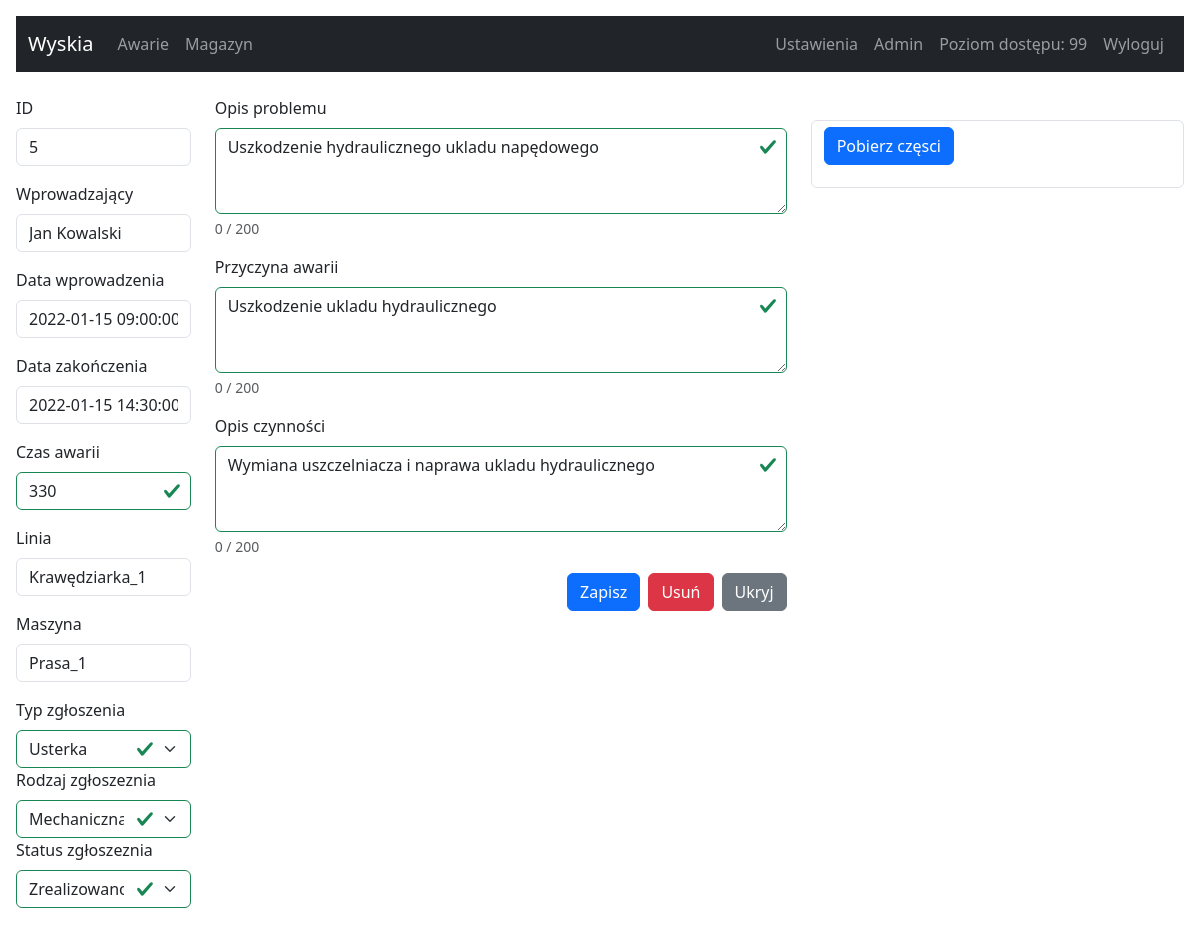
Screenshot of /management-failure?id=5 (signed in) with the database file from the repository.
### tables this page shows
CREATE TABLE users (
		id INTEGER NOT NULL, 
		login VARCHAR(140), 
		password VARCHAR(140),
		rank INTEGER, name TEXT,
		PRIMARY KEY (id)
	);

CREATE TABLE awarie (
	id INTEGER NOT NULL, 
	maszyna VARCHAR(140), 
	linia VARCHAR(140), 
	czas_start DATETIME, 
	czas_stop DATETIME, 
	operator VARCHAR(100), 
	mechanik VARCHAR(100), 
	zgloszenie VARCHAR(140), 
	opis TEXT, 
	typ INTEGER, 
	status INTEGER, 
	rodzaj INTEGER, 
	czas_trwania INTEGER, 
	requestor VARCHAR(100), 
	przyczyna VARCHAR(140), 
	zatw VARCHAR(100), 
	case_id TEXT, 
	PRIMARY KEY (id)
);

### app.py (the view, shortened to what this page needs)
@app.route('/management-failure', methods = ['POST', 'GET'])
@flask_login.login_required
def failures():
   rows_per_page = 30   # Ilość zgłoszeń na stronie
   id_db = request.args.get('id', default = '', type = int)
   action = request.args.get('action', default = '', type = str)
   nr_page = request.args.get('page', default = 1, type = int)
   search = request.args.get('search', default = '', type = str)
   if action == "save":
      rows = {}
      rows.clear()
      rows['update_id'] = request.args.get('update_id', default = '', type = str)
      rows['requestor'] = request.args.get('requestor', default = '', type = str)
      rows['czas_start'] = request.args.get('czas_start', default = '', type = str)
      rows['czas_stop'] = request.args.get('czas_stop', default = '', type = str)
      rows['czas_trwania'] = request.args.get('czas_trwania', default = '', type = str)
      rows['status'] = request.args.get('status', default = '', type = str)
      rows['przyczyna'] = request.args.get('przyczyna', default = '', type = str)
      rows['opis'] = request.args.get('opis', default = '', type = str)
      rows['linia'] = request.args.get('linia', default = '', type = str)
      rows['maszyna'] = request.args.get('maszyna', default = '', type = str)
      rows['rodzaj'] = request.args.get('rodzaj', default = '', type = str)
      rows['typ'] = request.args.get('typ', default = '', type = str)
      rows['zgloszenie'] = request.args.get('zgloszenie', default = '', type = str)
      rows['part_new'] = request.args.get('part_new', default = '', type = str)  # TODO JESZCZE nie dodano do bazy danych
      rows['part_reg'] = request.args.get('part_reg', default = '', type = str)  # TODO JESZCZE nie dodano do bazy danych
      print("part_new:", rows['part_new'], "part_reg:", rows['part_reg'])
      currentDateTime = datetime.datetime.now().strftime("%Y-%m-%d %H:%M:%S")
      query_update = f"UPDATE awarie SET requestor='{rows['requestor']}', czas_start='{rows['czas_start']}', czas_stop='{currentDateTime}', czas_trwania='{rows['czas_trwania']}', linia='{rows['linia']}', maszyna='{rows['maszyna']}', typ='{rows['typ']}', rodzaj='{rows['rodzaj']}', status='{rows['status']}', zgloszenie='{rows['zgloszenie']}', przyczyna='{rows['przyczyna']}', opis='{rows['opis']}' WHERE id='{rows['update_id']}'"
      sql_update(query_update)
      return redirect('/management-failure')
   elif id_db and action == 'delete':  #HACK and flask_login.current_user.rank >= 3
      query_delete = f"DELETE FROM awarie WHERE id='{id_db}'"
      sql_delete(query_delete)
      return render_template('delete.html')
   elif id_db and not action:
      query_select = f"SELECT * FROM awarie WHERE id LIKE '{id_db}'"
      row = sql_select(query_select)
      row_dict = delete_none(row)
      query_select = "SELECT * FROM warehouse ORDER BY nazwa DESC"
      rows = sql_select(query_select)
      return render_template('failures.html', row = row_dict, rows=rows)

### app.py (called while the page is built)
def get_db_connection():
   con = sql.connect('wsb.sqlite')
   con.row_factory = sql.Row
   return con

def sql_select(query_select):
   con = get_db_connection()
   cur = con.cursor()
   cur.execute(query_select)
   row = cur.fetchall()
   con.close()
   return row

def delete_none(row):
   row_dict = dict(row[0])
   for key, value in row_dict.items():
      if value is None:
         row_dict[key] = ""
   return row_dict

@login_manager.user_loader
def user_loader(login_email):
   if login_email not in users:
      return
   user = User()
   user.id = login_email
   user.rank = users[login_email]['rank']
   user.name = users[login_email]['name']
   return user

### templates/failures.html (shortened to what this page needs)
{% extends 'base.html' %}
{% block content %}
<form method="post">
  <div class="row align-items-start ">
    <div class="col-md-2 was-validated">
      <div class="mb-3">
        <label for="disabledTextInput" class="form-label">ID</label>
        <input type="text" name="update_id" id="update_id" class="form-control" value="{{ row['id'] }}" readonly>
      </div>
      <div class="mb-3">
        <label for="disabledTextInput" class="form-label">Wprowadzający</label>
        <input type="text" name="requestor" id="requestor" class="form-control" value="{{ row['requestor'] }}" readonly>
      </div>
      <div class="mb-3">
        <label for="disabledTextInput" class="form-label">Data wprowadzenia</label>
        <input type="text" name="czas_start" id="czas_start" class="form-control" value="{{ row['czas_start'] }}" readonly>
      </div>
      <div class="mb-3">
        <label for="disabledTextInput" class="form-label">Data zakończenia</label>
        <input type="text" name="czas_stop" id="czas_stop" class="form-control" value="{{ row['czas_stop'] }} " readonly>
      </div>
      <div class="mb-3">
        <label for="disabledTextInput" class="form-label">Czas awarii</label>
        <input type="text" name="czas_trwania" id="czas_trwania" class="form-control" maxlength="4" value="{{ row['czas_trwania'] }}"
          required>
      </div>
      <div class="mb-3">
        <label for="disabledTextInput" class="form-label">Linia</label>
        <input type="text" name="linia" id="linia" class="form-control" value="{{ row['linia'] }}" readonly>
      </div>
      <div class="mb-3">
        <label for="disabledTextInput" class="form-label">Maszyna</label>
        <input type="text" name="maszyna" id="maszyna" class="form-control" value="{{ row['maszyna'] }}" readonly>
      </div>
    {%if row['typ']!=5 %}
      <label for="disabledTextInput" class="form-label" >Typ zgłoszenia</label>
      <select class="form-select" name="typ" id="typ" >
        <option value="2" {%if row['typ']==2 %} selected {%endif%}>Usterka</option>
      </select>
      {%else %}
      <label for="disabledTextInput" class="form-label" >Typ zgłoszenia</label>
      <select class="form-select" name="typ" id="typ"  readonly>
        <option value="5" >Przegląd techniczny</option>
      </select>
      {%endif%}
      <label for="disabledTextInput" class="form-label">Rodzaj zgłoszeznia</label>
      <select class="form-select" name="rodzaj" id="rodzaj" >
        <option value="1" {%if row['rodzaj']==1 %} selected {%endif%}>Mechaniczna</option>
      </select>
      <label for="disabledTextInput" class="form-label">Status zgłoszeznia</label>
      <select class="form-select" name="status" id="status" >
        <option value="1" {%if row['status']==1 %} selected {%endif%}>Zrealizowano</option>
      </select>
    </div>
    <div class="col-md-6">
      <div class="mb-3 was-validated">
        <label class="form-label">Opis problemu</label>
        <textarea class="form-control" name="zgloszenie" id="zgloszenie" rows="3" maxlength="200"
          required>{{ row['zgloszenie'] }}</textarea>
        <div id="count_zgloszenie" class="form-text"></div>
      </div>
      <div class="mb-3 was-validated">
        <label class="form-label">Przyczyna awarii</label>
        <textarea class="form-control" name="przyczyna" id="przyczyna" rows="3" maxlength="200"
          required>{{ row['przyczyna'] }}</textarea>
        <div id="count_przyczyna" class="form-text"></div>
      </div>
      <div class="mb-3 was-validated">
        <label class="form-label">Opis czynności</label>
        <textarea class="form-control" name="opis" id="opis" rows="3" maxlength="200"
          required>{{ row['opis'] }}</textarea>
        <div id="count_opis" class="form-text"></div>
      </div>
      <div class="d-grid gap-2 d-md-flex justify-content-md-end">
        {%if current_user.rank >= 2 %}
        <button type="button" class="btn btn-primary" id="saveButton">Zapisz</button>
        {%endif%}
        {%if current_user.rank >= 3 %}
        <a href="?action=delete&id={{row['id']}}" type="submit" class="btn btn-danger" formnovalidate>Usuń</a>
        {%endif%}
        <a href="/management-failure" type="submit" class="btn btn-secondary" formnovalidate>Ukryj</a>
      </div>
    </div>
    <div class="col-md-4">
      <br>
      <div class="form-control">
      <div class="mb-3">
        <button type="button" class="btn btn-primary" data-bs-toggle="modal" data-bs-target="#takePart">Pobierz częsci</button>
        </div>
      </div>
    </div>
  </div>
</form>
<br>
{% endblock %}

### templates/navbar.html (shortened to what this page needs)
<nav class="navbar navbar-expand-lg navbar-dark bg-dark">
  <div class="container-fluid">
    <a class="navbar-brand" href="/">Wyskia</a>
    <div class="collapse navbar-collapse" id="navbarSupportedContent">
      <ul class="navbar-nav me-auto mb-2 mb-lg-0">
        <li class="nav-item">
          <a class="nav-link" href="/management-failure">Awarie</a>
        </li>
        <li class="nav-item">
          <a class="nav-link" href="/management-warehouse">Magazyn</a>
        </li>
      </ul>
      <ul class="navbar-nav me-right mb-2 mb-lg-0">
        <li class="nav-item">
          <a class="nav-link" href="/settings">Ustawienia</a>
        </li>
        <li class="nav-item">
          <a class="nav-link" disabled> {{ current_user.id }}</a>
        </li>
        <li class="nav-item">
          <a class="nav-link" disabled> Poziom dostępu: {{ current_user.rank }}</a>
        </li>
        <li class="nav-item">
          <a class="nav-link" href="/logout">Wyloguj</a>
        </li>
      </ul>
    </div>
  </div>
</nav>

### rows the page displays
users: rank "99"
awarie: update_id "5", requestor "Jan Kowalski", czas_start "2022-01-15 09:00:00", czas_stop "2022-01-15 14:30:00", czas_trwania "330", linia "Krawędziarka_1", maszyna "Prasa_1", typ "Usterka", rodzaj "Mechaniczna", zgloszenie "Uszkodzenie hydraulicznego ukladu napędowego", przyczyna "Uszkodzenie ukladu hydraulicznego", opis "Wymiana uszczelniacza i naprawa ukladu hydraulicznego"

### other values shown
{{ current_user.id }} "Admin"
